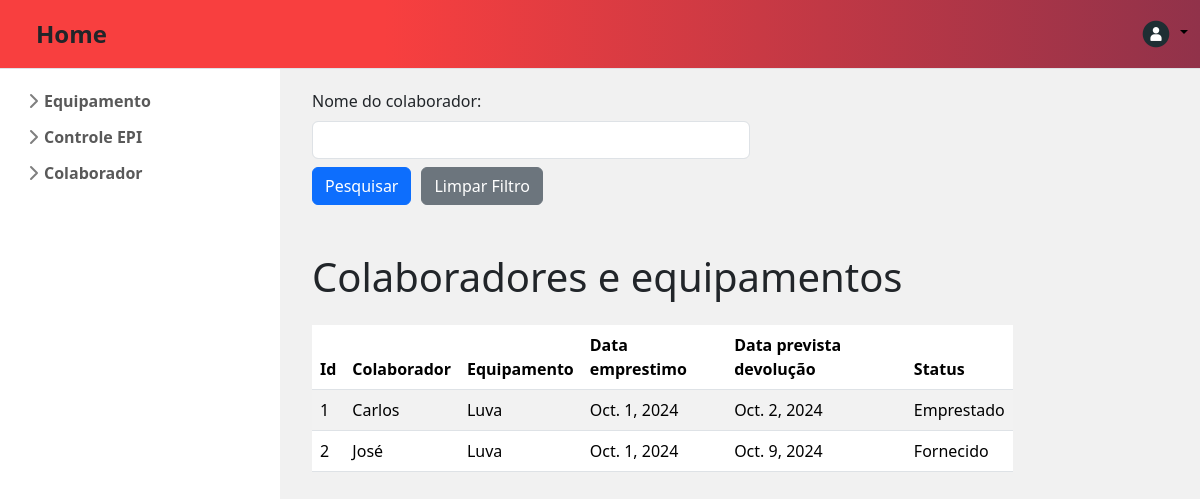
The page /relatorioColaborador/ on the database as committed earlier.
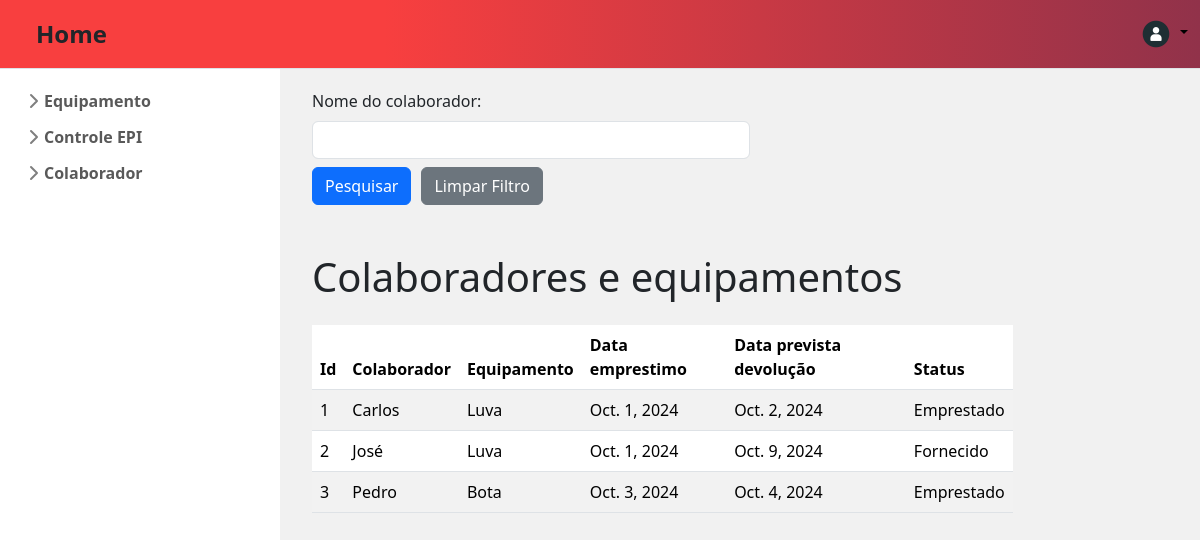
The same page on the database as committed later.
### app_produtos/models.py (models this page shows, shortened)
class RegistrarAcao(models.Model):
    colaborador_id = models.ForeignKey(CadastrarColaborador, on_delete=models.CASCADE, null=True)
    equipamento_id = models.ForeignKey(CadastrarEquipamento, on_delete=models.CASCADE, null=True)
    data_emprestimo = models.DateField()
    data_prevista_devolucao = models.DateField()
    status = models.CharField(max_length=100)
    condicoes = models.CharField(max_length=100)
    data_devolucao = models.DateField(null=True, blank=True)
    observacao = models.CharField(max_length=255, null=True, blank=True)

class CadastrarColaborador(models.Model):
    nome_colaborador = models.CharField(max_length=100)
    cpf = models.CharField(max_length=11)
    cargo = models.CharField(max_length=100)
    setor = models.CharField(max_length=100)

class CadastrarEquipamento(models.Model):
    cod_equipamento = models.IntegerField()
    nome_equipamento = models.CharField(max_length=100)

### app_produtos/views.py (the view)
# urls.py: path("relatorioColaborador/", views.relatorio_colaborador, name="relatorio_colaborador"),
def relatorio_colaborador(request):
    values = RegistrarAcao.objects.all()
    nome_colaborador = request.GET.get('nome_colaborador')
    if nome_colaborador:
        values = values.filter(colaborador_id__nome_colaborador__icontains=nome_colaborador)
    return render(request, 'app_produtos/globals/relatorioColaborador.html', {
        "registro_acao": values,
        "nome_colaborador": nome_colaborador
    })

### app_produtos/templates/app_produtos/globals/relatorioColaborador.html (shortened to what this page needs)
{% extends "app_produtos/index.html" %}
{% block content %}
<div class="container justify-content-center mt-2">
  <form action="{% url 'relatorio_colaborador' %}" method="get" >
    <div class="form-group">
      <label class="form-label" for="nome_colaborador">Nome do colaborador:</label>
      <input class="form-control w-50" type="text" name="nome_colaborador" id="nome_colaborador" value="{{ nome_colaborador|default:'' }}"/>
    </div>
    <div class="d-flex mt-2" style="gap: 10px;">
        <button class="w-10 btn btn-primary btn-md"  type="submit">Pesquisar</button>
        <a class="w-10 btn btn-secondary btn-md" href="{% url 'relatorio_colaborador' %}">Limpar Filtro</a>
      </div>
  </form>
</div>
{% if registro_acao %}
<div class="container mt-5">
  <h1 class="text-start mb-4" >Colaboradores e equipamentos</h1>
  <table class="table table-striped" style="width: 80%;">
    <thead>
      <tr>
        <th>Id</th>
        <th>Colaborador</th>
        <th>Equipamento</th>
        <th>Data emprestimo</th>
        <th>Data prevista devolução</th>
        <th>Status</th>
      </tr>
    </thead>
    <tbody>
      {% for item in registro_acao %}
      <tr>
        <td>{{ item.id }}</td>
        <td>{{ item.colaborador_id.nome_colaborador }}</td>
        <td>{{ item.equipamento_id.nome_equipamento }}</td>
        <td>{{ item.data_emprestimo }}</td>
        <td>{{ item.data_prevista_devolucao }}</td>
        <td>{{ item.status }}</td>
      </tr>
      {% endfor %}
    </tbody>
  </table>
</div>
{% else %}
<div class="container mt-3">
  <p class="text-center h3">Nenhum colaborador encontrado</p>
</div>
{% endif %} {% endblock content %}

Rows that differ between the two databases and show on the page:
added RegistrarAcao: id "3", colaborador_id.nome_colaborador "Pedro", equipamento_id.nome_equipamento "Bota", data_emprestimo "Oct. 3, 2024", data_prevista_devolucao "Oct. 4, 2024", status "Emprestado"
